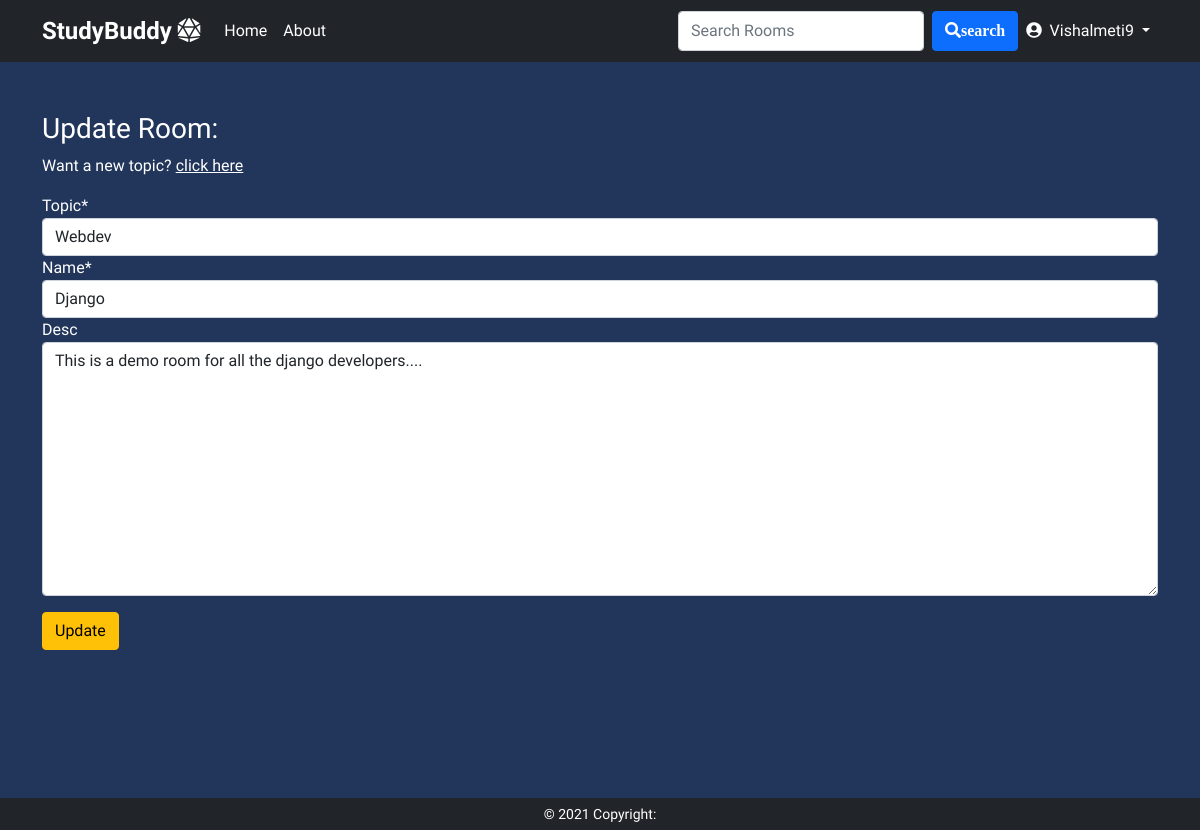
The app's page /update-room/4 (signed in) with its own data.
### base/models.py (models this page shows, shortened)
class Room(models.Model):
    host=models.ForeignKey(User, on_delete=models.SET_NULL,null=True,blank=True)
    topic=models.ForeignKey(Topic, on_delete=models.SET_NULL,null=True)
    name=models.CharField(max_length=200)
    participants=models.ManyToManyField(User,related_name='participants',blank=True) #as user is already used for the host.. we have to specify the related name here in order to use it again
    desc=models.TextField(blank=True,null=True)#null=True means this value can be blank blank=true is for validation in the form... it is for the frontend
    updated=models.DateTimeField(auto_now=True)
    created=models.DateTimeField(auto_now_add=True)
    class Meta:
        ordering=['-updated','-created']

class Topic(models.Model):
    name=models.CharField(max_length=200)
    def __str__(self):
        return self.name

### base/views.py (the view)
# urls.py: path('update-room/<str:pk>',views.updateRoom,name='updateRoom'),
@login_required(login_url='login')
def updateRoom(request,pk):
    room=Room.objects.get(id=pk)
    form=RoomForm(instance=room)
    if request.user.username != room.host.username:
        return HttpResponse('You are not allowed here!!')
    if request.method=='POST':
        form=RoomForm(request.POST,instance=room)
        if form.is_valid():
            form.save()
            messages.success(request, 'Room Updated')
            return redirect('home')
    context={'form':form}
    return render(request,'base/updateRoom.html',context)

### base/forms.py
class RoomForm(ModelForm):
    class Meta:
        model=Room
        fields='__all__'
        exclude = ['host', 'participants']

### templates/base/updateRoom.html (shortened to what this page needs)
{% extends 'root.html' %}
{% block body %}
{% load crispy_forms_tags %}
<div class="container" style="height: 92vh; padding-top: 50px;">
    <h3>Update Room:</h3>
    <form method="post" action="">
        <p><a href="{% url 'createTopic' %}">Want a new topic? <u>click here</u></a></p>
        {{form | crispy}}
        <input type="submit" value="Update" class="btn btn-warning mt-3">
    </form>
</div>
{% endblock %}

### templates/navbar.html (shortened to what this page needs)
<nav class="navbar navbar-expand-lg navbar-dark bg-dark">
  <div class="container">
    <a class="navbar-brand" href="{% url 'home' %}"><b class="logo">StudyBuddy <i class="fas fa-dice-d20"></i> </b></a>
    <div class="collapse navbar-collapse" id="navbarSupportedContent">
      <ul class="navbar-nav me-auto mb-2 mb-lg-0">
        <li class="nav-item">
          <a class="nav-link active" aria-current="page" href="{% url 'home' %}">Home</a>
        </li>
        <li class="nav-item">
          <a class="nav-link active" href="{% url 'about' %}">About</a>
        </li>
      </ul>
      <div class="navright">
        <form class="d-flex" action="{% url 'home' %}">
          <input class="form-control me-2" type="search" type="text" name="q" placeholder="Search Rooms" aria-label="Search">
          <button class="btn btn-primary" type="submit"> <i class="fas fa-search">search</i> </button>
        </form>
        <ul class="navbar-nav me-auto mb-2 mb-lg-0">
          <li class="nav-item dropdown">
            <a class="nav-link dropdown-toggle active" href="#" id="navbarDropdown" role="button" data-bs-toggle="dropdown" aria-expanded="false">
              {% if request.user.is_authenticated %}
              <i class="fas fa-user-circle"></i> &nbsp;{{request.user|capfirst}}
              {% else %}
              Account Login
              {% endif %}
            </a>
          </li>
        </ul>
    </div>
    </div>
  </div>
</nav>

### templates/root.html (style rules this page uses)
* { font-family: 'Varela Round', sans-serif; }
a:link { color: white; background-color: transparent; text-decoration: none; }

### templates/navbar.html (style rules this page uses)
.logo { font-family: 'Lobster', cursive; font-size: 1.5rem; }
.navright { display: flex; }

### records on screen
Room: topic "Webdev", desc "This is a demo room for all the django developers...."
Topic: name "Django"

### other values on screen
{{ request.user|capfirst }} "Vishalmeti9"
